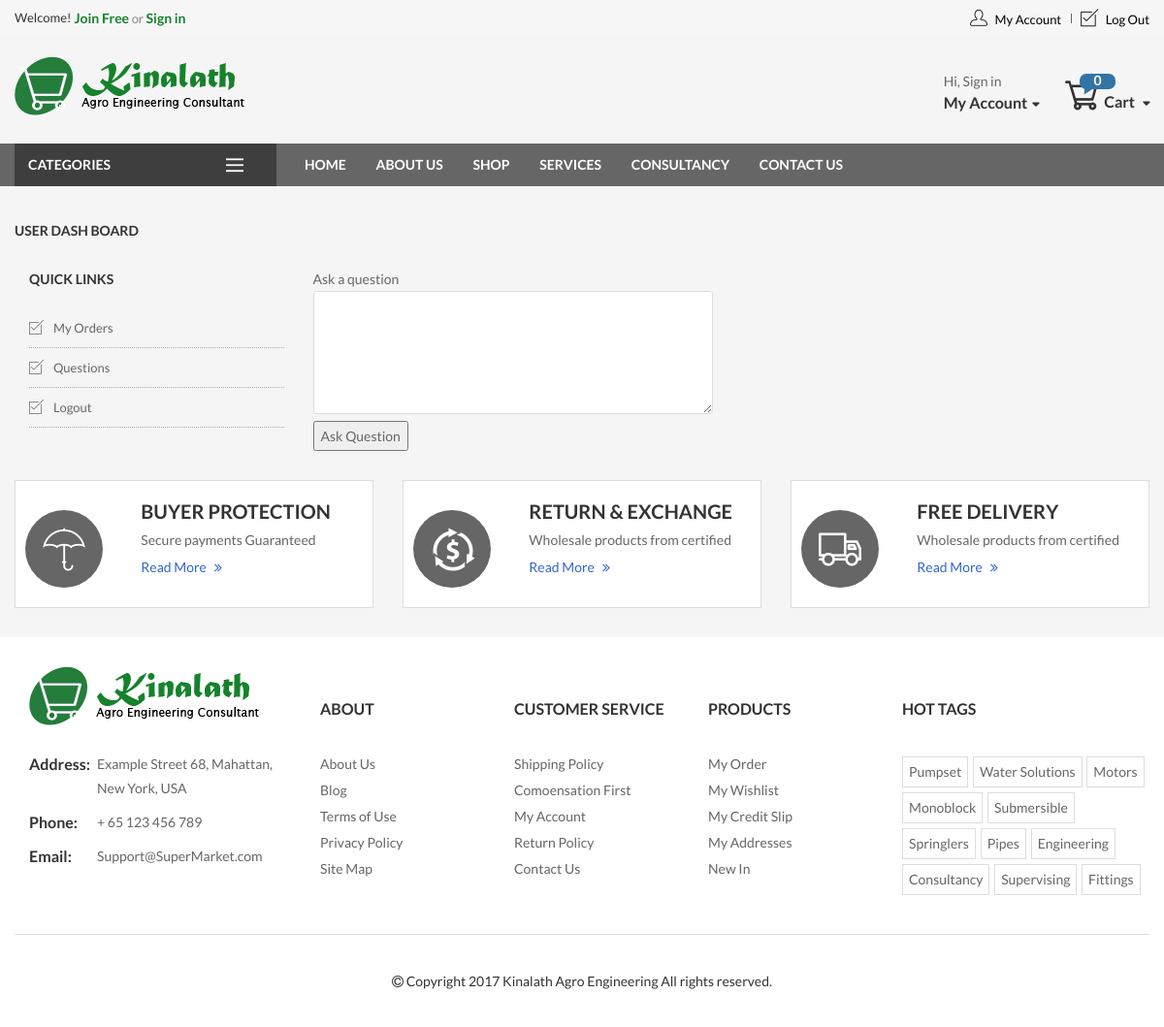
/user-dashboard.php?questions (signed in), run on an earlier commit of the app's database.
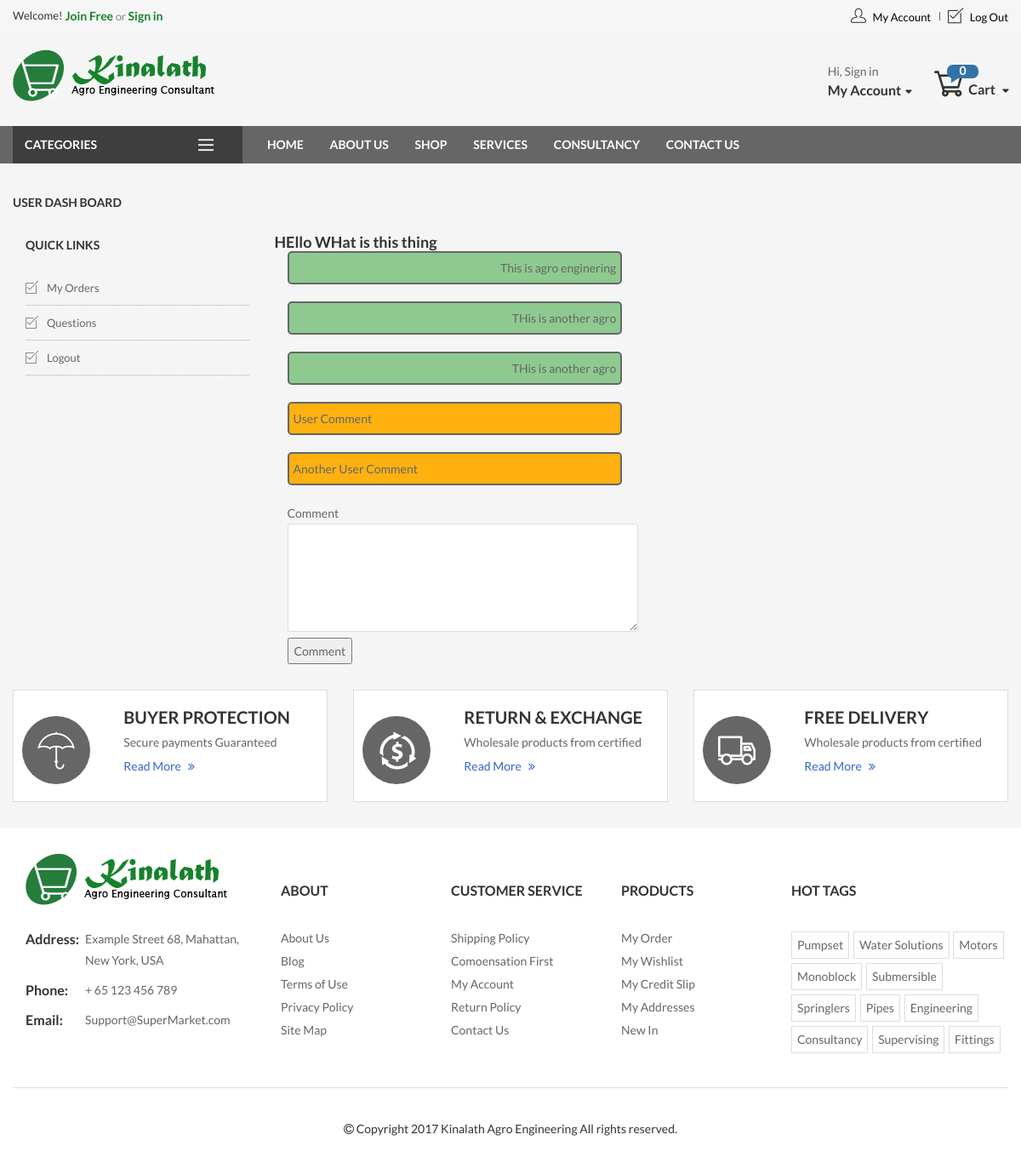
And on a later commit of the database.
### tables this page shows
CREATE TABLE `question` (
  `id` int(11) NOT NULL,
  `question` text NOT NULL,
  `user_id` int(11) NOT NULL,
  `status` int(11) NOT NULL,
  `created_at` timestamp NOT NULL DEFAULT CURRENT_TIMESTAMP ON UPDATE CURRENT_TIMESTAMP
);

CREATE TABLE `comments` (
  `id` int(11) NOT NULL,
  `question_id` int(11) NOT NULL,
  `comment` text NOT NULL,
  `user_id` int(11) NOT NULL,
  `created_at` timestamp NOT NULL DEFAULT CURRENT_TIMESTAMP ON UPDATE CURRENT_TIMESTAMP
);

### app/Auth.php (called while the page is built, shortened)
<?php
	require_once('User.php');
	class Auth
	{
		public static function isloggedin(){
			if(isset($_SESSION['current_user'])){
				return true;
			}else{
				return false;
			}
		}
		public static function getuserid(){
			if(self::isloggedin()){
				return($_SESSION['current_user']);
			}
		}
	}
?>

### app/Question.php (called while the page is built, shortened)
<?php
	require_once('DB2.php');
	class Question
	{
		public static function getUserQuestion($userid){
			$db=new Db();
			$sql="SELECT * FROM question WHERE user_id= $userid LIMIT 1";
			$rows=[];
			$result=$db->query($sql);
			if($result){
				while ($r=mysqli_fetch_assoc($result)) {
					array_push($rows, $r);
				}
				return $rows[0];
			}
			return false;
		}
		public static function getComments($question_id){
			$db=new Db();
			$sql="SELECT * FROM comments WHERE question_id=$question_id ORDER BY created_at ASC";
			$rows=[];
			$result=$db->query($sql);
			if($result and mysqli_num_rows($result)>0){
				while ($r=mysqli_fetch_assoc($result)) {
					array_push($rows, $r);
				}
				return $rows;
			}
			return false;
		}
	}
?>

### app/DB2.php (called while the page is built, shortened)
<?php
class Db
{
	private static $connection;
	function __construct()
	{
		 if(!isset(self::$connection)) {
		 	self::$connection=mysqli_connect("localhost","root","","engineering");
		 	if (!self::$connection) {
		 		die("connection Error");
		 	}else{
		 		return self::$connection;
		 	}
		 }
	}
	function query($sql){
		$result=mysqli_query(self::$connection,$sql);
		return $result;
	}
}
?>

### app/User.php (called while the page is built, shortened)
<?php
	require_once('DB2.php');
	class User	{
		public static function getUserLevel($id){
			$db= new Db();
			$sql="SELECT * FROM users WHERE id= '$id' LIMIT 1";
			$rows=[];
			$result=$db->query($sql);
			if($result && mysqli_num_rows($result)>0){
				while ($r=mysqli_fetch_assoc($result)) {
					array_push($rows, $r);
				}
				return $rows[0]['level'];
			}
			return false;
		}
	}
?>

### user-dashboard.php (the view, shortened to what the changed rows need)
<?php
require_once('app/Auth.php');
require_once('app/User.php');
require_once('app/Order.php');
require_once('app/Question.php');
?>
<!DOCTYPE html>
<html lang='en' xmlns='http://www.w3.org/1999/xhtml'>
<head>
    <link rel='stylesheet' href='assets/css/bootstrap.min.css'>
    <link rel='stylesheet' href='assets/css/owl.carousel.min.css'>
    <link rel='stylesheet' href='assets/css/animated.css'>
    <link rel='stylesheet' href='assets/css/font-awesome.css'>
    <link rel='stylesheet' href='assets/css/ui.css'>
    <link rel='stylesheet' href='assets/css/jquery.mmenu.all.css'>
    <link rel='stylesheet' href='assets/css/flaticon.css'>
    <link rel='stylesheet' href='assets/css/style.css'>
</head>
<body class="checkout-page">
  <?php include_once('header.php');?>
    <div class="main-content container">
        <div class="row">
            <div class="col-md-12">
                <div class="col-md-9">
                <?php
                    if(isset($_GET['myorders'])){
                        echo "<h2> Previous Orders</h2>";
                        $orders=Order::getAllUserOrders(Auth::getuserid());
                        echo "<table>";
                            echo "<thead>";
                                echo "<tr>";
                                    echo "<th>Order ID</th>";
                                    echo "<th>Order Date</th>";
                                    echo "<th>Total Amount</th>";
                                echo "</tr>";
                            echo "</thead>";
                            echo "<tbody>";
                            foreach ($orders as $order) {
                                $order_id=$order['id'];
                                echo "<tr>";
                                    echo "<td>"."<a href=\"order-detail.php?id=$order_id\">".$order_id."(Details)</a></td>";
                                    echo "<td>".$order['order_date']."</td>";
                                    echo "<td>".$order['totalcost']."</td>";
                                echo "</tr>";
                            }
                            echo "</tbody>";
                            echo "</table>";
                    }elseif(isset($_GET['questions'])){
                        echo "<div class=\"questions\">";
                            $question=Question::getUserQuestion(Auth::getuserid());
                            if($question){
                                $comments=Question::getComments($question['id']);
                                echo "<h3 class=\"question\">".$question['question']."</h3>";
                                echo "<div class=\"comments col-md-6\">";
                                if ($comments) {
                                    foreach ($comments as $comment) {
                                        if(User::getUserLevel($comment['user_id'])==1){
                                            echo "<p class=\"answer admin\">".$comment['comment']."</p>";
                                        }else{
                                            echo "<p class=\"answer user\">".$comment['comment']."</p>";
                                        }
                                    }
                                }
                                echo "Comment<br/>";
                                echo "<form method=\"post\">";
                                echo "<textarea name=\"question\" rows=\"5\" cols=\"50\"></textarea><br/>";
                                echo "<input type=\"submit\" name=\"comment\" value=\"Comment\">";
                                echo "</form>";
                               echo "</div>";
                            }else{
                                echo "Ask a question<br/>";
                                echo "<form method=\"post\">";
                                echo "<textarea name=\"question\" rows=\"5\" cols=\"50\"></textarea><br/>";
                                echo "<input type=\"submit\" name=\"ask\" value=\"Ask Question\">";
                                echo "</form>";
                            }
                        echo "</div>";
                    }
                ?>
            </div>
            </div>
        </div>
    </div>
    <?php include_once ('footer.php');?>
</body>
</html>

What changed in the data, as far as the page shows it:
added question: question "HEllo WHat is this thing"
added comments: comment "This is agro enginering"
added comments: comment "THis is another agro"
added comments: comment "THis is another agro"
added comments: comment "User Comment"
added comments: comment "Another User Comment"
Also different on the page:
form field comment: (not shown) → "Comment"
form field ask: "Ask Question" → (not shown)
text no longer shown: "Ask a question"
text now shown: "Comment"
